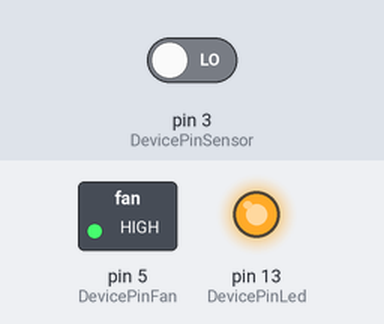
Recording of a sketch running on a simulated Arduino Uno, built with avr-gcc and run on an emulated ATmega328P. Parts: switched loads named in the sketch (green lamp = pin HIGH), output pins drawn as LEDs (lit = HIGH). The test bench sets the inputs (shaded band); at power-on: pin 3 (DevicePinSensor) LOW. What the sketch prints to the serial monitor is not drawn.

Above: at 0.1 s.
At 5.1 s:
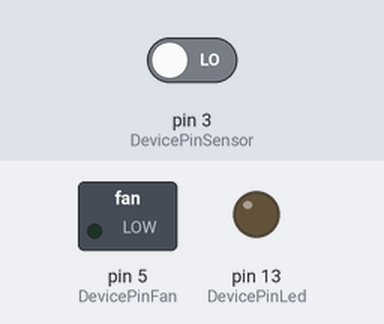
Timing chart, 0 to 6.6 s (numbered marks = the images above):
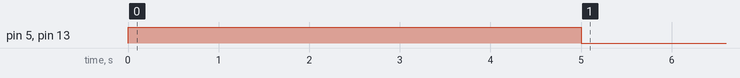

The sketch:

Indoor_Wind_Chimes_v2.ino
```cpp
// Indoor Wind Chimes
// Matthew E. Dugal
// 2021-06-09

const int DevicePinLed = 13;
const int DevicePinSensor = 3;
const int DevicePinFan = 5;

// Current physical device has 2 magnets
// One physical rotation of the anemometer causes 4 state changes
// 4 state changes in 1 second = 60 RPM
unsigned long StateChangeMultiplier = 15;

// The threshold at which the output (led and fan) will turn on
// Any activity on input should be translated to output
// This seems to work quite well with the weather here
unsigned long RpmThreshold = 15;

unsigned long StateChangeCount = 0;
unsigned long CalculatedRpm = 0;

unsigned long StartTime = 0;
unsigned long CurrentTime = 0;
unsigned long MicrosPassed = 0;

bool CurrentState = false;
bool PreviousState = false;

void setup()
{
  pinMode(DevicePinLed, OUTPUT);
  pinMode(DevicePinSensor, INPUT);
  pinMode(DevicePinFan, OUTPUT);

  Serial.begin(9600);

  // Set fan and led to ON for 5 seconds at startup
  digitalWrite(DevicePinLed, HIGH);
  digitalWrite(DevicePinFan, HIGH);
  delay(5000);
  digitalWrite(DevicePinLed, LOW);
  digitalWrite(DevicePinFan, LOW);
}

void loop()
{
  StartTime = micros();
  CurrentTime = micros();
  MicrosPassed = 0;

  StateChangeCount = 0;
  CurrentState = digitalRead(DevicePinSensor);
  PreviousState = CurrentState;

  // Loop for 1 second, checking for state changes along the way
  // Using this method, the lowest recordable value is 15 RPM
  // This is plenty enough resolution for the purpose of this device
  while (MicrosPassed < 1000000)
  {
    CurrentState = digitalRead(DevicePinSensor);

    if (CurrentState != PreviousState)
    {
      StateChangeCount ++;
    }

    PreviousState = CurrentState;

    CurrentTime = micros();

    // Every 70 minutes, micros() will overflow back to zero
    // This rollover will cause issues with this inner loop
    // At worst, this method cause loop to run for 2 seconds instead of 1
    if (CurrentTime < StartTime)
    {
      StartTime = 0;
    }

    MicrosPassed = CurrentTime - StartTime;
  }

  CalculatedRpm = StateChangeCount  * StateChangeMultiplier;

  Serial.print(CalculatedRpm);
  Serial.println(" RPM");

  if (CalculatedRpm > RpmThreshold)
  {
    digitalWrite(DevicePinLed, HIGH);
    digitalWrite(DevicePinFan, HIGH);
  }
  else
  {
    digitalWrite(DevicePinLed, LOW);
    digitalWrite(DevicePinFan, LOW);
  }

  delay(10);
}
```
